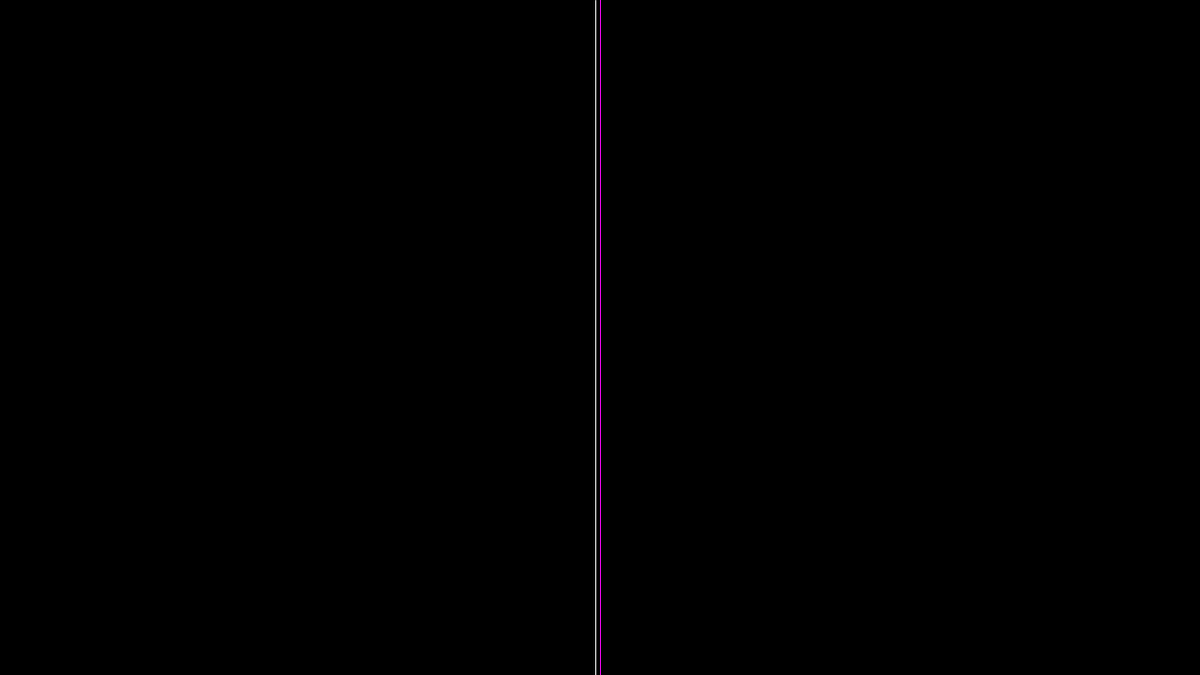
Frame 1 (no input)
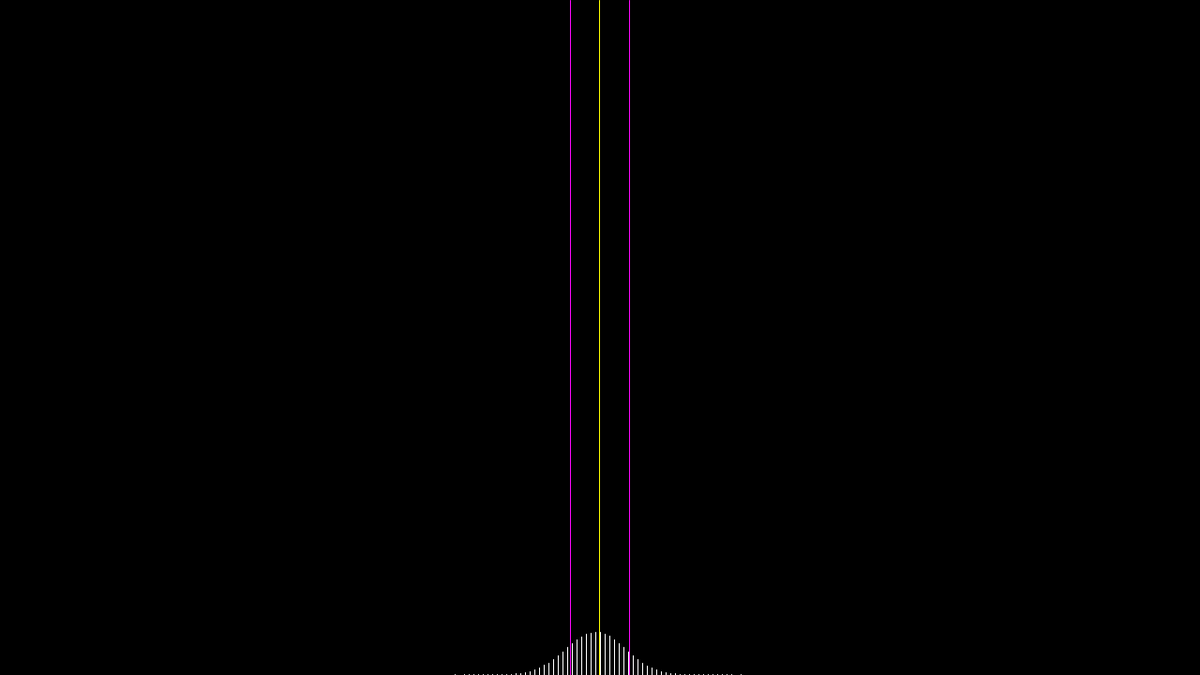
Frame 60 (the mouse pressed at the canvas centre just before this capture)
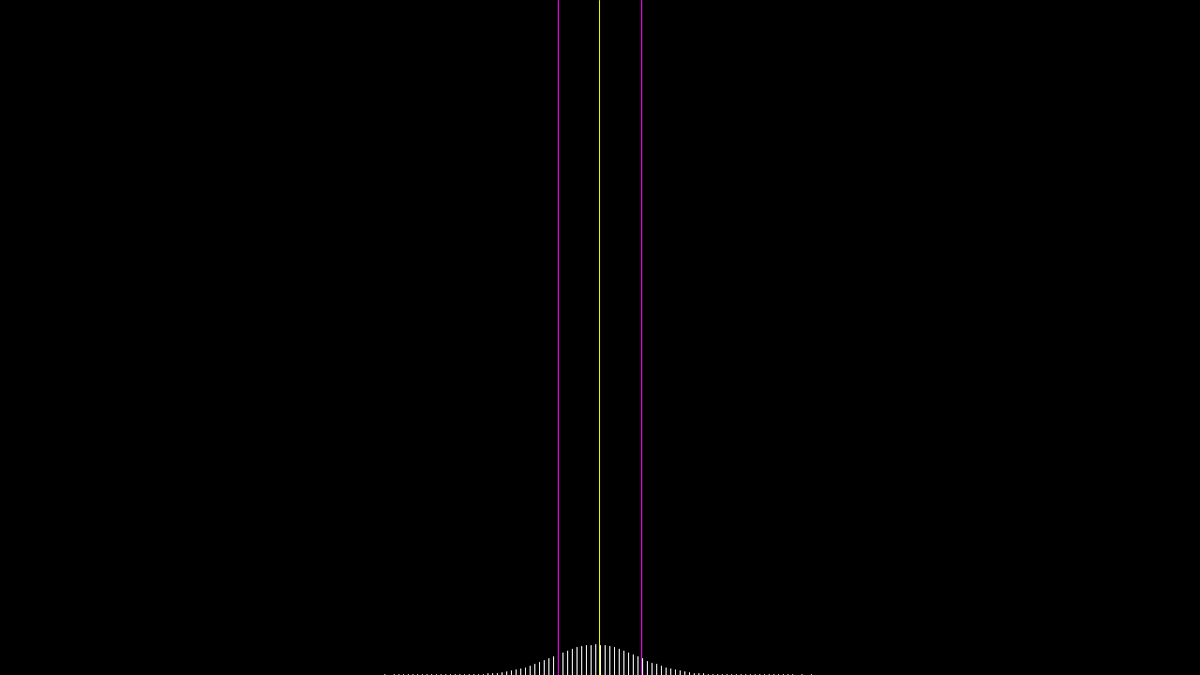
Frame 120 (the mouse held since frame 60 and released just before this capture)

The Processing sketch that drew these frames (run headless with seeded random() and noise(); from frame 60 on, the mouse is pressed at the canvas centre):

// Processing sketch: randomwalking
// ── randomwalking.pde
int numberOfParticles = 1000000;



int walkStep = 1;

int iterations;

ArrayList<Integer> particles; 




void setup() {
  particles = new ArrayList<Integer>();
  for (int i = 0; i < numberOfParticles; i++) {
    particles.add(i, new Integer(0)); 
  }
  iterations = 0;
  
  size(1280, 720);
}

void draw() {
  background(0);
  translate(width/2, height);
  scale(1,-1);
  iterations++;
  displayParticles();
  displayMean();
  displayStandardDeviation();

  for (int i = 0; i < particles.size(); i++) {
     int position = particles.get(i);
     double step = 3*Math.random();
     if (step < 1) {
       position = position - walkStep; 
     } else if ( step < 2) {
       position = position + walkStep; 
     } else {
      // position = position;
     }
     particles.set(i, position);
  }
}

void displayStandardDeviation() {
  int sum = 0; 
  for (int i = 0; i < particles.size(); i++) {
    sum = sum + particles.get(i); 
  }
  float mean = (float) sum / particles.size();
  float term = 0;
  for (int i = 0; i < particles.size(); i++) {
     term = term + pow((mean - particles.get(i)),2);
  }
  float stdDev;
//  if (particles.size() == 1) {
//    stdDev = 0; 
//  } else {
    stdDev = sqrt(term/(particles.size() )); 
//  }
  stroke(255,9,255,255);
  
  line(5*(mean + stdDev), 0, 5*(mean + stdDev), height);
  line(5*(mean - stdDev), 0, 5*(mean - stdDev), height);
}

void displayMean() {
  int sum = 0; 
  for (int i = 0; i < particles.size(); i++) {
    sum = sum + particles.get(i); 
  }
  float mean = (float) sum / particles.size();
  stroke(255,255,0,255);
  line(5*mean, 0, 5*mean, height);
}

void displayParticles() {
  ArrayList<Integer> positions = new ArrayList<Integer>(); 
  for (int i = 0; i < 2*iterations-1; i++) {
     positions.add(i, 0);
  }
  for (int i = 0; i < particles.size(); i++) {
    int currPos = particles.get(i);
    int currentNumThere = positions.get(currPos+iterations-1);
    positions.set(currPos+iterations-1, currentNumThere + 1);
  }
  
  int max = positions.get(0);
  for (int i = 0; i < positions.size(); i++) {
   if(positions.get(i) > max) {
     max = positions.get(i); 
   }
  }
  
  for (int i = 0; i < positions.size(); i++) {
    float h = (float) height*positions.get(i) / particles.size();
    stroke(255,255,255,255);
    line(5*(i - iterations), 0, 5*(i - iterations), h);
    line(-width, 0, width, 0);
  }
  
}
